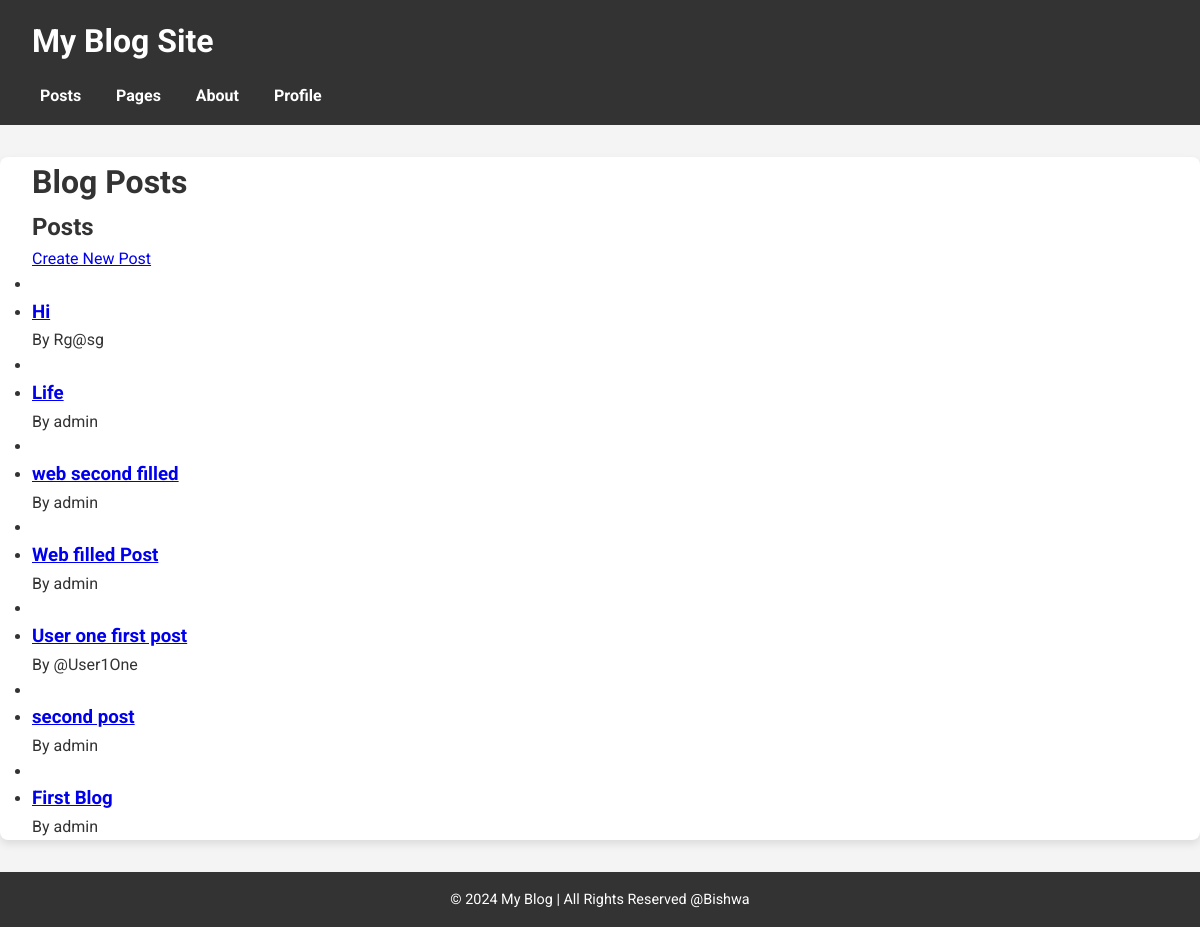
The app's page /posts/, older data.
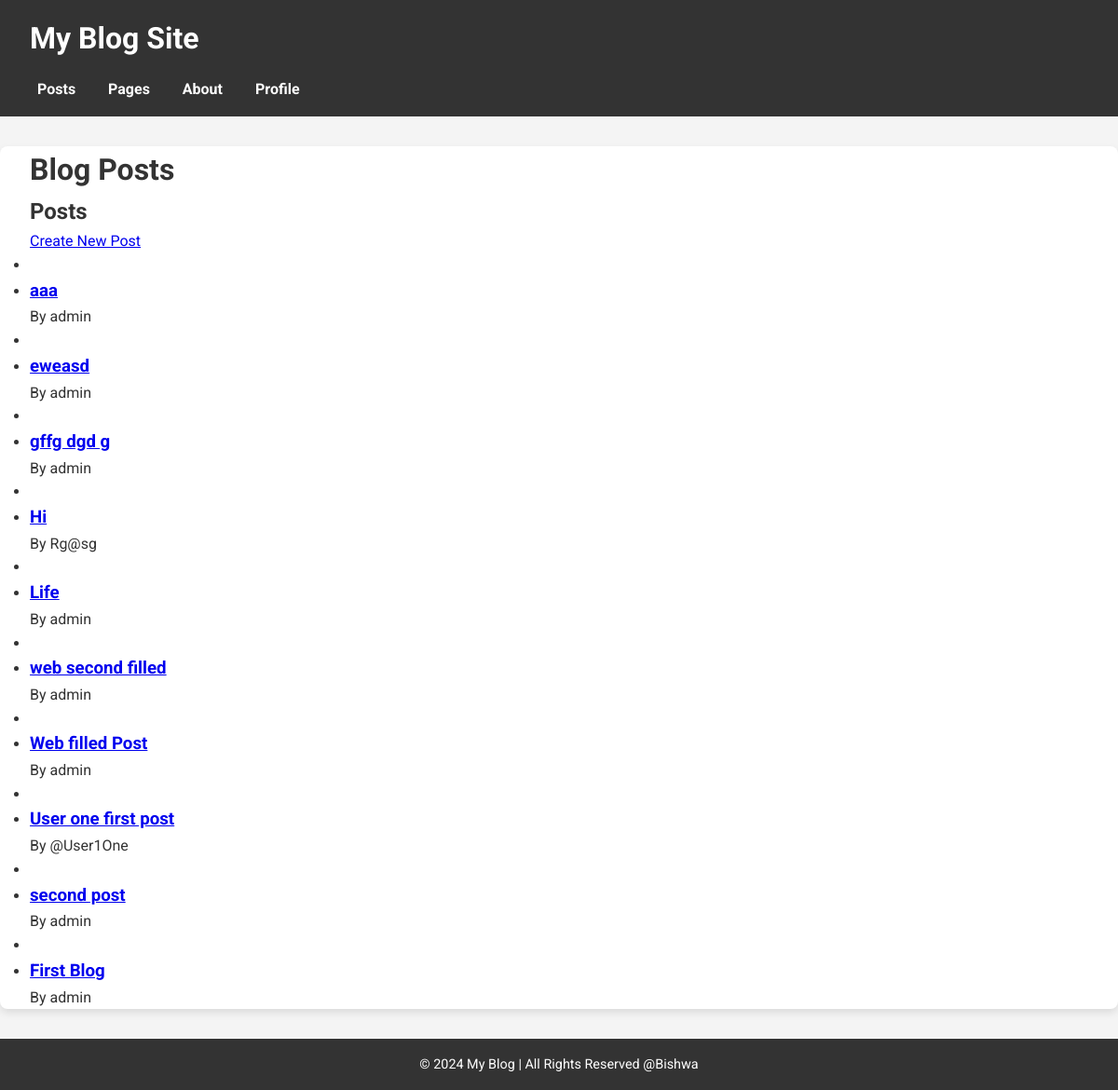
The same page, newer data.
### posts/models.py (models this page shows, shortened)
class Post(models.Model):
    title = models.CharField(max_length=200)
    slug = models.SlugField(unique=True, blank=True)
    content =  models.TextField()
    author = models.ForeignKey('auth.user', on_delete=models.CASCADE)
    created_at = models.DateTimeField(auto_now_add=True)
    updated_at = models.DateTimeField(auto_now=True)

### posts/views.py (the view)
# urls.py: path('', views.post_list, name='post_list'),
def post_list(request):
    posts = Post.objects.all().order_by('-created_at')
    return render(request, 'posts/post_list.html', {'posts': posts})

### templates/posts/post_list.html
{% extends 'base.html' %}
{% block content %}
        <h1>Blog Posts</h1>
        <h2>Posts</h2>
        <a href="{% url 'post_create' %}">Create New Post</a>
        <ul>
            {% for post in posts %}
                <li>
                    <li>
                        <h3><a href="{% url 'post_detail' post.slug %}">{{ post.title }}</a></h3>
                        <p>By {{ post.author }} </p>
                    </li>
            {% empty %}
                <li>No posts yet.</li>
            {% endfor %}
        </ul>
{% endblock %}

Row changes from the older to the newer data that the page shows:
added Post: title "aaa", author "admin"
added Post: title "eweasd", author "admin"
added Post: title "gffg dgd g", author "admin"
